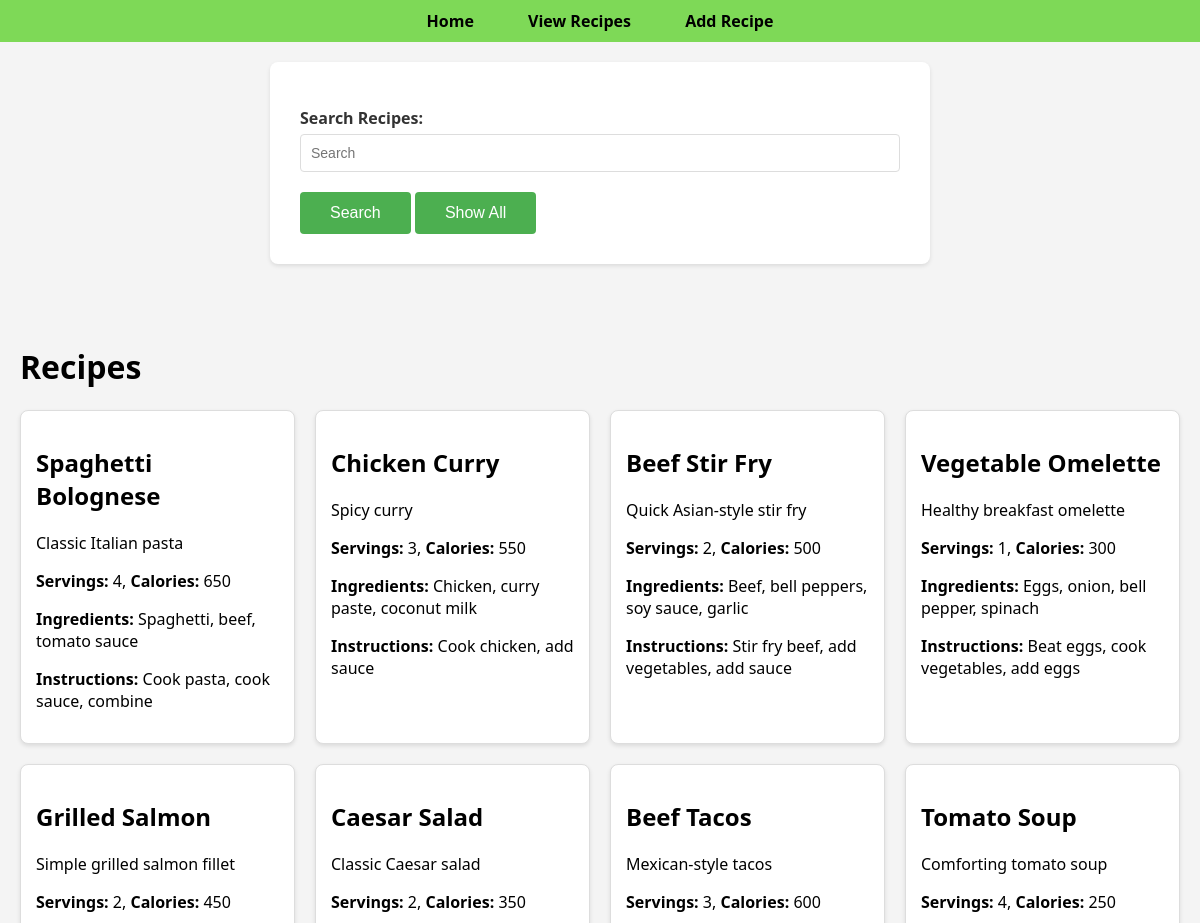
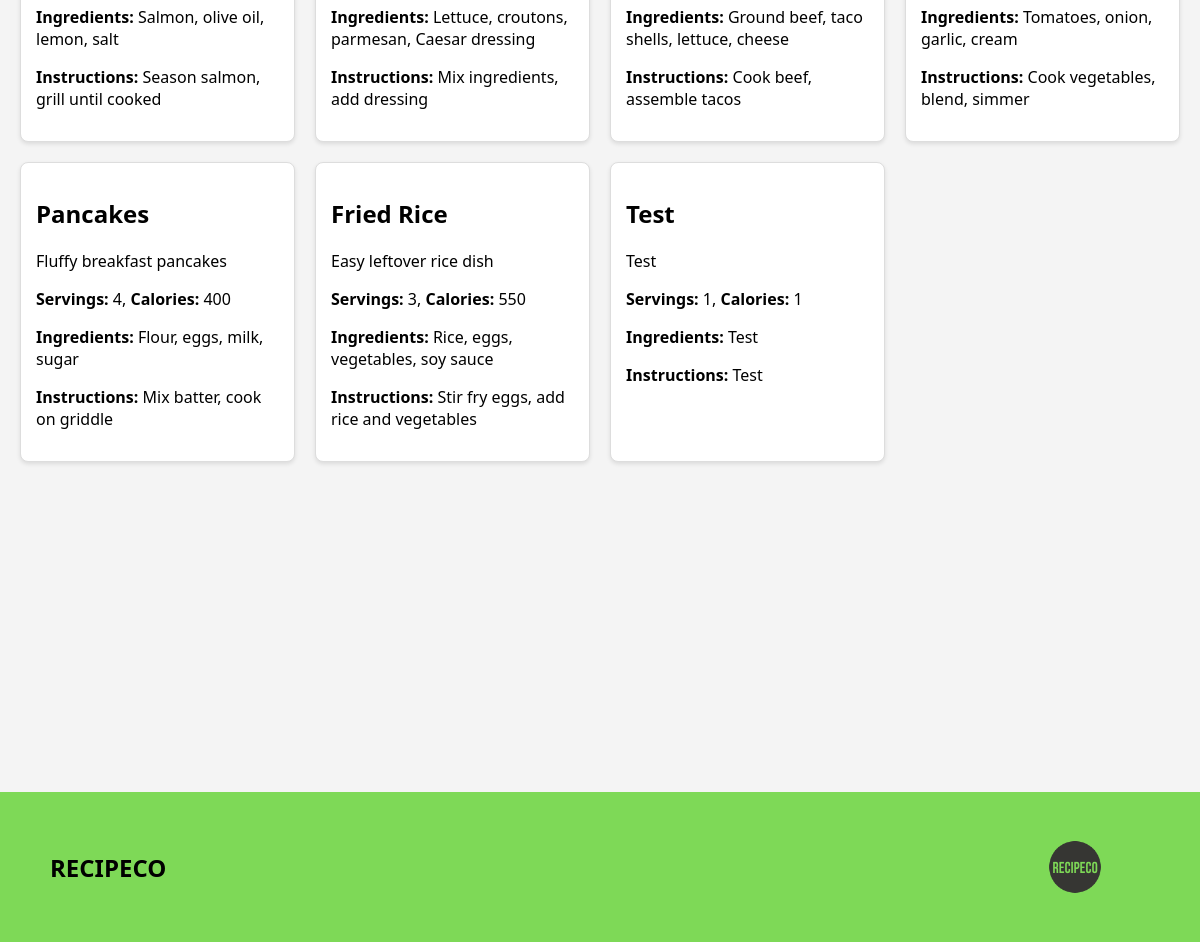
Page /recipes on the committed database (2 pictures, top to bottom).
### tables this page shows
CREATE TABLE recipes (
            RecipeID INTEGER PRIMARY KEY AUTOINCREMENT,
            name TEXT,
            description TEXT,
            servings INTEGER,
            calories INTEGER,
            ingredients TEXT,
            instructions TEXT
        );

### app.py (the view, shortened to what this page needs)
@app.route("/recipes", methods=["GET", "POST"])
def view_recipes():
    recipes = db.get_all_recipes()
    print(recipes)
    return render_template("viewRecipes.html", recipes=recipes)

### db.py (called while the page is built)
def get_all_recipes():
    conn = sqlite3.connect(DB_PATH)
    cursor = conn.cursor()
    cursor.row_factory = sqlite3.Row
    cursor.execute("SELECT * FROM recipes")
    recipes = cursor.fetchall()
    conn.close()
    return recipes

### templates/viewRecipes.html (shortened to what this page needs)
<!DOCTYPE html>
<html>
<head>
    <link rel="stylesheet" href="{{ url_for('static', filename='style.css') }}">
</head>
<body>
    <nav>
        <a href="{{ url_for('index') }}">Home</a>
        <a href="{{ url_for('view_recipes') }}">View Recipes</a>
        <a href="{{ url_for('add_recipe') }}">Add Recipe</a>
    </nav>
    <form method="POST">
        <label for="recipeSearch">Search Recipes:</label>
        <input type="text" name="recipeSearch" placeholder="Search" required>
        <button type="submit" value="search" name="action">Search</button>
        <button type="submit" value="showAll" name="action" formnovalidate>Show All</button>
    </form>
    <div class="container">
        <h1>Recipes</h1>
        {% if recipes %}
            <div class="recipesGrid">
                {% for recipe in recipes %}
                    <div class="card">
                        <h2>{{ recipe['name'] }}</h2>
                        <p>{{ recipe['description'] }}</p>
                        <p><strong>Servings:</strong> {{ recipe['servings'] }}, <strong>Calories:</strong> {{ recipe['calories'] }}</p>
                        <p><strong>Ingredients:</strong> {{ recipe['ingredients'] }}</p>
                        <p><strong>Instructions:</strong> {{ recipe['instructions'] }}</p>
                    </div>
                {% endfor %}
            </div>
        {% else %}
            <p>No recipes found.</p>
        {% endif %}
    </div>
</body>
<footer>
    <div class="footer-div">
        <h2>RECIPECO</h2>
        <img src="static/logo.png" alt="Logo">
    </div>
</footer>
</html>

### static/style.css (style rules this page uses)
body { font-family: system-ui, -apple-system, BlinkMacSystemFont, 'Segoe UI', Roboto, Oxygen, Ubuntu, Cantarell, 'Open Sans', 'Helvetica Neue', sans-serif; background: #f4f4f4; margin: 0px; }
.container { max-width: 1400px; margin: 40px auto; padding: 20px; }
.recipesGrid { display: grid; grid-template-columns: repeat(4, 1fr); gap: 20px; margin-top: 20px; }
.card { background: white; border: 1px solid #ddd; border-radius: 8px; padding: 15px; box-shadow: 0 2px 4px rgba(0, 0, 0, 0.1); transition: transform 0.3s, box-shadow 0.3s; }
form { max-width: 600px; margin: 20px auto; background: white; padding: 30px; border-radius: 8px; box-shadow: 0 2px 4px rgba(0, 0, 0, 0.1); }
label { display: block; margin-top: 15px; margin-bottom: 5px; font-weight: bold; color: #333; }
input[type="text"], input[type="number"], textarea { width: 100%; padding: 10px; border: 1px solid #ddd; border-radius: 4px; font-size: 14px; font-family: Arial, sans-serif; box-sizing: border-box; transition: border-color 0.3s; }
button { background-color: #4CAF50; color: white; padding: 12px 30px; border: none; border-radius: 4px; font-size: 16px; cursor: pointer; margin-top: 20px; transition: background-color 0.3s; }
nav { background-color: #7ED957; padding: 10px; text-align: center; }
nav a { color: black; text-decoration: none; padding: 10px 20px; margin: 0 5px; border-radius: 4px; transition: background-color 0.3s; font-weight: 700; transition: all .4s ease; }
footer { background-color: #7ED957; color: #000000; font-family: system-ui, -apple-system, BlinkMacSystemFont, 'Segoe UI', Roboto, Oxygen, Ubuntu, Cantarell, 'Open Sans', 'Helvetica Neue', sans-serif; bottom: 0; margin: 0; position: relative; top: 270px; height: 150px; max-width: 100vw; }
.footer-div { display: flex; flex-direction: row; justify-content: space-between; align-items: center; height: 150px; padding: 0px 50px 0px 50px; }
.footer-div img { height: 150px; width: 150px; }

### rows in the picture
recipes: name "Spaghetti Bolognese", description "Classic Italian pasta", servings "4", calories "650", ingredients "Spaghetti, beef, tomato sauce", instructions "Cook pasta, cook sauce, combine"
recipes: name "Chicken Curry", description "Spicy curry", servings "3", calories "550", ingredients "Chicken, curry paste, coconut milk", instructions "Cook chicken, add sauce"
recipes: name "Beef Stir Fry", description "Quick Asian-style stir fry", servings "2", calories "500", ingredients "Beef, bell peppers, soy sauce, garlic", instructions "Stir fry beef, add vegetables, add sauce"
recipes: name "Vegetable Omelette", description "Healthy breakfast omelette", servings "1", calories "300", ingredients "Eggs, onion, bell pepper, spinach", instructions "Beat eggs, cook vegetables, add eggs"
recipes: name "Grilled Salmon", description "Simple grilled salmon fillet", servings "2", calories "450", ingredients "Salmon, olive oil, lemon, salt", instructions "Season salmon, grill until cooked"
recipes: name "Caesar Salad", description "Classic Caesar salad", servings "2", calories "350", ingredients "Lettuce, croutons, parmesan, Caesar dressing", instructions "Mix ingredients, add dressing"
recipes: name "Beef Tacos", description "Mexican-style tacos", servings "3", calories "600", ingredients "Ground beef, taco shells, lettuce, cheese", instructions "Cook beef, assemble tacos"
recipes: name "Tomato Soup", description "Comforting tomato soup", servings "4", calories "250", ingredients "Tomatoes, onion, garlic, cream", instructions "Cook vegetables, blend, simmer"
recipes: name "Pancakes", description "Fluffy breakfast pancakes", servings "4", calories "400", ingredients "Flour, eggs, milk, sugar", instructions "Mix batter, cook on griddle"
recipes: name "Fried Rice", description "Easy leftover rice dish", servings "3", calories "550", ingredients "Rice, eggs, vegetables, soy sauce", instructions "Stir fry eggs, add rice and vegetables"
recipes: name "Test", description "Test", servings "1", calories "1", ingredients "Test", instructions "Test"
